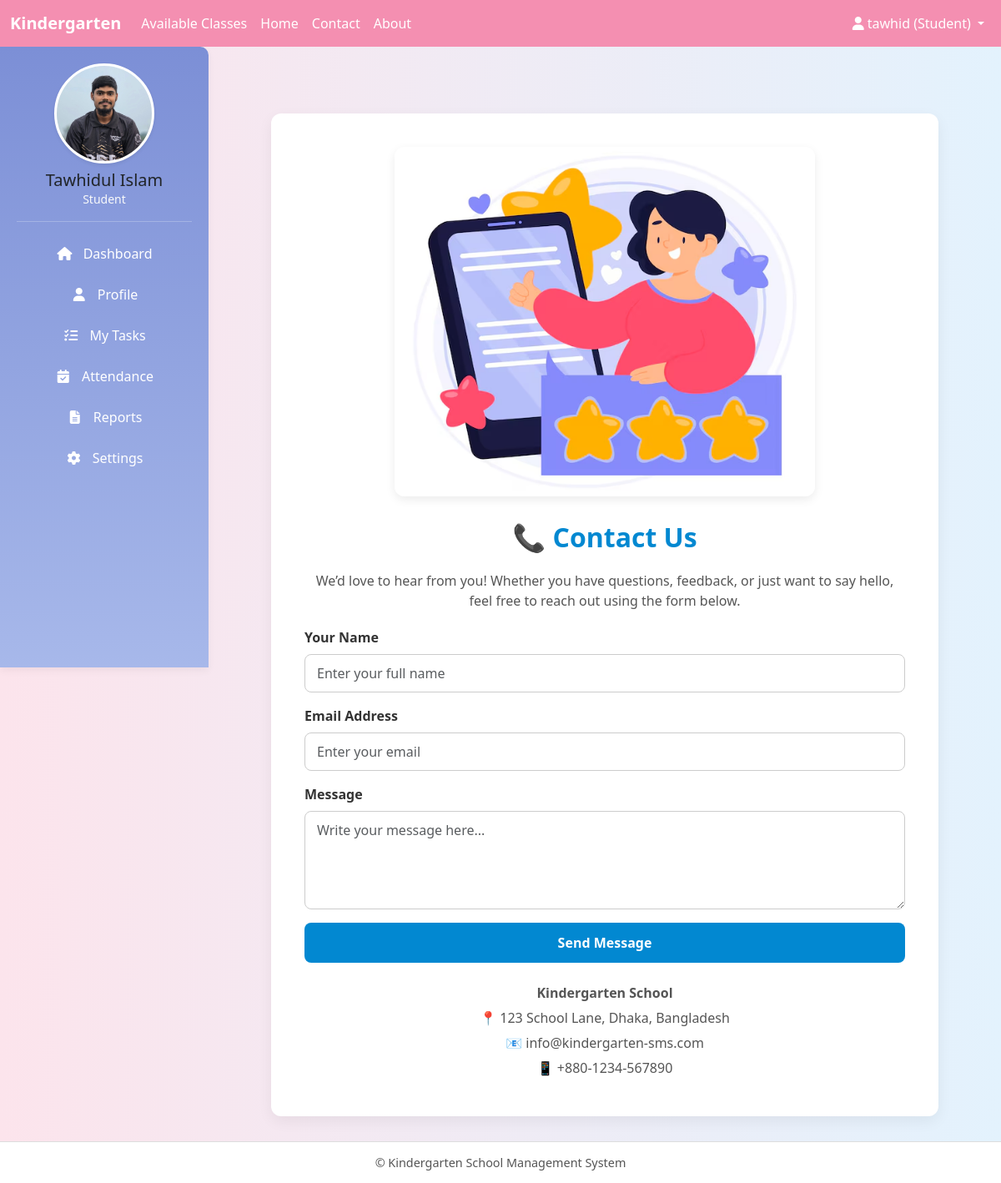
The app's page /contact/ (signed in) with its own data.
### core/models.py (models this page shows, shortened)
class User(AbstractUser):
    ROLE_CHOICES = (
        ("admin", "Admin"),
        ("teacher", "Teacher"),
        ("student", "Student"),
    )
    role = models.CharField(max_length=10, choices=ROLE_CHOICES)

class StudentProfile(models.Model):
    STATUS_CHOICES = (
        ('pending', 'Pending Approval'),
        ('active', 'Active'),
        ('rejected', 'Rejected'),
    )
    user = models.OneToOneField(User, on_delete=models.CASCADE, related_name='student_profile')
    full_name = models.CharField(max_length=128, blank=True)
    class_room = models.ForeignKey(ClassRoom, on_delete=models.SET_NULL, null=True, blank=True)
    date_of_birth = models.DateField(null=True, blank=True)
    address = models.TextField(blank=True)
    phone = models.CharField(max_length=24, blank=True)
    photo = models.ImageField(upload_to='student_photos/', blank=True, null=True)
    guardian_name = models.CharField(max_length=128, blank=True)
    guardian_relation = models.CharField(max_length=64, blank=True)
    guardian_email = models.EmailField(blank=True)
    guardian_phone = models.CharField(max_length=24, blank=True)
    admission_date = models.DateField(default=timezone.now)
    admission_fee_paid = models.BooleanField(default=False)
    status = models.CharField(max_length=16, choices=STATUS_CHOICES, default='pending')
    class Meta:
        verbose_name = "Student Profile"
        verbose_name_plural = "Student Profiles"

### core/views.py (the view)
# urls.py: path('contact/', views.contact, name='contact'),
def contact(request):
    return render(request, 'contact.html')

### core/templates/contact.html (shortened to what this page needs)
{% extends 'base.html' %}
{% load static %}
{% block content %}
<div class="container">
  <div class="contact-card">
    <div class="hero-div">
      <img src="{% static 'images/contact.avif' %}" alt="Contact illustration" class="hero-image">
    </div>
    <h2 class="text-center">📞 Contact Us</h2>
    <p class="text-center">We’d love to hear from you! Whether you have questions, feedback, or just want to say hello, feel free to reach out using the form below.</p>
    <form method="post" novalidate>
      <div class="mb-3">
        <label for="name" class="form-label">Your Name</label>
        <input type="text" name="name" id="name" class="form-control" placeholder="Enter your full name" required>
      </div>
      <div class="mb-3">
        <label for="email" class="form-label">Email Address</label>
        <input type="email" name="email" id="email" class="form-control" placeholder="Enter your email" required>
      </div>
      <div class="mb-3">
        <label for="message" class="form-label">Message</label>
        <textarea name="message" id="message" rows="4" class="form-control" placeholder="Write your message here..." required></textarea>
      </div>
      <button type="submit" class="btn btn-primary w-100">Send Message</button>
    </form>
    <div class="contact-info text-center mt-4">
      <p><strong>Kindergarten School</strong></p>
      <p>📍 123 School Lane, Dhaka, Bangladesh</p>
      <p>📧 info@kindergarten-sms.com</p>
      <p>📱 +880-1234-567890</p>
    </div>
  </div>
</div>
{% endblock %}

### core/templates/base.html (shortened to what this page needs)
<!DOCTYPE html>
<html lang="en">
<head>
  <link href="https://cdn.jsdelivr.net/npm/bootstrap@5.3.0/dist/css/bootstrap.min.css" rel="stylesheet"/>
  <link rel="stylesheet" href="https://cdnjs.cloudflare.com/ajax/libs/font-awesome/6.4.0/css/all.min.css"/>
</head>
<body>
  <nav class="navbar navbar-expand-sm">
    <div class="container-fluid">
      <a class="navbar-brand" href="#">Kindergarten</a>
      <div class="collapse navbar-collapse" id="navbarContent">
        <ul class="navbar-nav me-auto">
          <li class="nav-item"><a class="nav-link" href="{% url 'available_classes' %}">Available Classes</a></li>
          <li class="nav-item"><a class="nav-link" href="{% url 'homepage' %}">Home</a></li>
          <li class="nav-item"><a class="nav-link" href="{% url 'contact' %}">Contact</a></li>
          <li class="nav-item"><a class="nav-link" href="{% url 'about' %}">About</a></li>
        </ul>
        <ul class="navbar-nav">
          <li class="nav-item dropdown">
            <a class="nav-link dropdown-toggle" href="#" id="userDropdown" role="button" data-bs-toggle="dropdown">
              <i class="fas fa-user"></i>
              {% if request.user.is_authenticated %}
                {{ request.user.username }} ({{ request.user.role|title }})
              {% else %}
                Account
              {% endif %}
            </a>
          </li>
        </ul>
      </div>
    </div>
  </nav>
  {% if request.user.is_authenticated %}
  <div class="sidebar text-center">
    {% if request.user.role == "student" %}
      {% if request.user.student_profile.photo %}
        <img src="{{ request.user.student_profile.photo.url }}" alt="Profile Picture" class="profile_pic shadow-sm" />
      {% else %}
        <img src="https://via.placeholder.com/120" alt="Profile Picture" class="profile_pic shadow-sm" />
      {% endif %}
    {% elif request.user.role == "teacher" %}
      {% if request.user.teacher_profile.photo %}
        <img src="{{ request.user.teacher_profile.photo.url }}" alt="Profile Picture" class="profile_pic shadow-sm" />
      {% else %}
        <img src="https://via.placeholder.com/120" alt="Profile Picture" class="profile_pic shadow-sm" />
      {% endif %}
    {% elif request.user.role == "admin" %}
      {% if request.user.admin_profile.photo %}
        <img src="{{ request.user.admin_profile.photo.url }}" alt="Profile Picture" class="profile_pic shadow-sm" />
      {% else %}
        <img src="https://via.placeholder.com/120" alt="Profile Picture" class="profile_pic shadow-sm" />
      {% endif %}
    {% endif %}
    <h5 class="mt-2 mb-0">{{ request.user.get_full_name|default:request.user.username }}</h5>
    <p class="text-light small mb-3">{{ request.user.role|title }}</p>
    <hr class="border-light">
    {% if request.user.role == "student" %}
      <a href="{% url 'dashboard' %}"><i class="fas fa-home me-2"></i> Dashboard</a>
      <a href="{% url 'student_profile' %}"><i class="fas fa-user me-2"></i> Profile</a>
      <a href="#"><i class="fas fa-tasks me-2"></i> My Tasks</a>
      <a href="#"><i class="fas fa-calendar-check me-2"></i> Attendance</a>
      <a href="#"><i class="fas fa-file-alt me-2"></i> Reports</a>
      <a href="#"><i class="fas fa-cog me-2"></i> Settings</a>
    {% endif %}
      </div>
  {% endif %}
  <div class="{% if request.user.is_authenticated %}main-content{% else %}main-content full-width{% endif %}">
    {% block content %}{% endblock %}
  </div>
  <footer>
    &copy; {{ now|date:"Y" }} Kindergarten School Management System
  </footer>
</body>
</html>

### core/templates/base.html (style rules this page uses)
body { background: linear-gradient(to right, #fce4ec, #e3f2fd); font-family: "Segoe UI", Tahoma, Geneva, Verdana, sans-serif; margin: 0; padding: 0; }
.navbar { background-color: #f48fb1 !important; position: fixed; top: 0; left: 0; right: 0; z-index: 1030; }
.navbar-brand { font-weight: bold; color: #ffffff !important; }
.nav-link { color: #fff !important; font-weight: 500; }
.sidebar { background: linear-gradient(180deg, #7c8fd6, #a7b8ea); box-shadow: 0 4px 10px rgba(0, 0, 0, 0.05); padding: 20px; height: calc(100vh - 56px); position: fixed; top: 56px; left: 0; width: 250px; overflow-y: auto; border-top-right-radius: 10px; }
.profile_pic { width: 120px; height: 120px; border-radius: 50%; object-fit: cover; border: 3px solid #fff; background-color: #fff; transition: transform 0.3s ease; }
.sidebar a { display: block; padding: 10px 15px; color: #fff; text-decoration: none; border-radius: 6px; font-weight: 500; transition: all 0.3s ease; margin-bottom: 5px; }
.sidebar i { width: 20px; text-align: center; }
.main-content { margin-top: 56px; margin-left: 250px; padding: 20px; min-height: calc(100vh - 106px); transition: margin-left 0.3s ease; }
footer { bottom: 0; left: 0; right: 0; height: 50px; background-color: #fff; text-align: center; line-height: 50px; font-size: 0.9rem; color: #555; border-top: 1px solid #ddd; position: fixed; }

### core/templates/contact.html (style rules this page uses)
.contact-card { background-color: #ffffff; border-radius: 12px; box-shadow: 0 6px 18px rgba(0, 0, 0, 0.06); padding: 40px; max-width: 800px; margin: 60px auto; font-family: 'Segoe UI', Tahoma, Geneva, Verdana, sans-serif; transition: box-shadow 0.3s ease; }
.contact-card h2 { color: #0288d1; font-weight: 700; margin-bottom: 20px; font-size: 2rem; }
.contact-card p { font-size: 1rem; color: #555; margin-bottom: 20px; }
.form-label { font-weight: 600; color: #333; }
.form-control { padding: 10px 14px; font-size: 1rem; border-radius: 8px; border: 1px solid #ccc; transition: border-color 0.3s ease; }
.btn-primary { background-color: #0288d1; border: none; padding: 12px 20px; font-size: 1rem; font-weight: 600; border-radius: 8px; transition: background-color 0.3s ease; }
.contact-info { margin-top: 40px; font-size: 0.95rem; color: #555; }
.contact-info p { margin-bottom: 6px; }
.hero-div { text-align: center; margin-bottom: 30px; }
.hero-image { max-width: 70%; height: auto; border-radius: 12px; box-shadow: 0 4px 12px rgba(0, 0, 0, 0.08); transition: transform 0.3s ease; }

### records on screen
User: user.username "tawhid", user.role "Student", user.student_profile.photo (picture), user.get_full_name "Tawhidul Islam"
